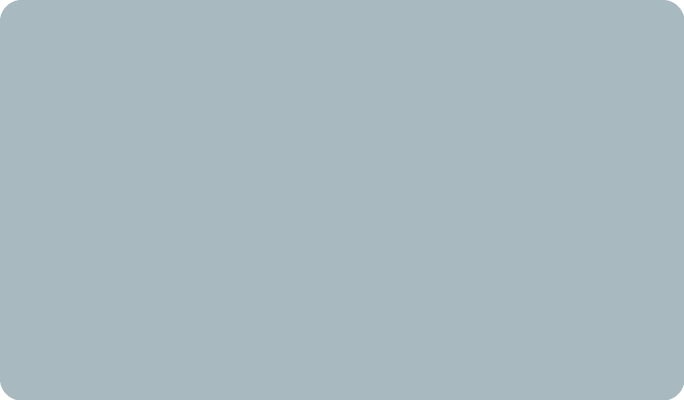
#> input picture art/ui/inventory/window_shadow.png, 1368 x 800 px, found by its file name (shown at 1/2 size); its folder holds 8 pictures in this run
$ python mockup_inventory.py out.png
#> lines starting #> are read from the running program, lines starting #| are printed output that depends on the picture
"""Compose a rough mock-up of the themed Inventory (for review only)."""
import os, sys
from PIL import Image, ImageDraw, ImageFont
D = os.path.join(os.path.dirname(os.path.abspath(__file__)), "inventory")
W, H = 1368, 800
scene = Image.new("RGBA", (W + 160, H + 160), (110, 170, 90, 255))
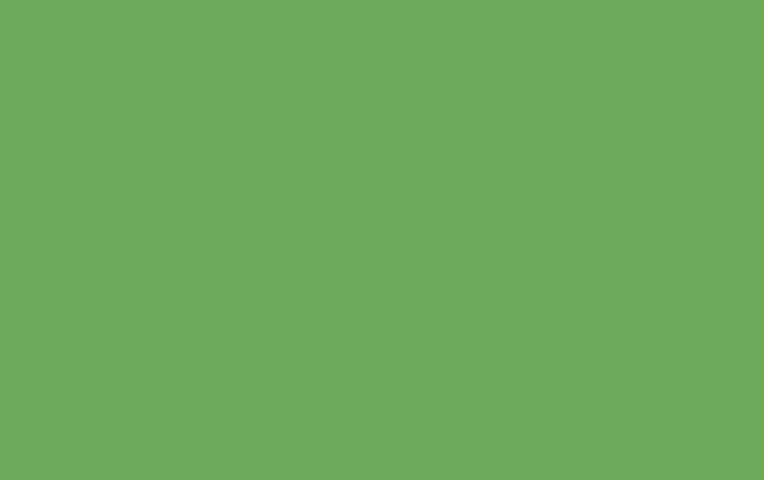
#> scene: PIL image 1528x960 RGBA (shown at 1/2 size); mean R, G, B, A 110, 170, 90, 255
ImageDraw.Draw(scene).rectangle([0, (H + 160) // 2, W + 160, H + 160], fill=(200, 196, 190, 255))
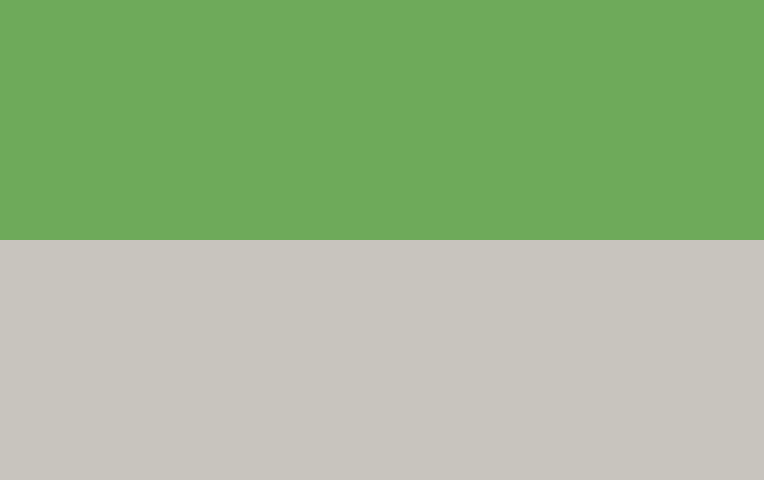
#> scene: PIL image 1528x960 RGBA (shown at 1/2 size); mean R, G, B, A 155, 183, 140, 255
def put(name, box):
#> called with name = 'window_shadow.png', box = (-76, -44, 1444, 844)
    x0, y0, x1, y1 = [int(v) for v in box]
    im = Image.open(os.path.join(D, name)).resize((x1 - x0, y1 - y0), Image.LANCZOS)
    scene.alpha_composite(im, (x0 + 80, y0 + 80))
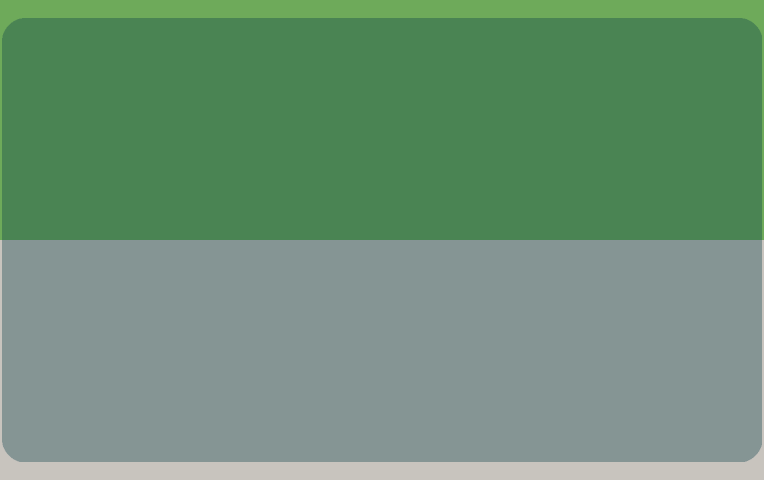
#> scene: PIL image 1528x960 RGBA (shown at 1/2 size); mean R, G, B, A 107.7, 143.9, 117.5, 255
put("window_shadow.png", (-76, -44, W + 76, H + 44))
put("window_bg.png", (0, 0, W, H))
#> call 2 of put, with name = 'window_bg.png', box = (0, 0, 1368, 800)
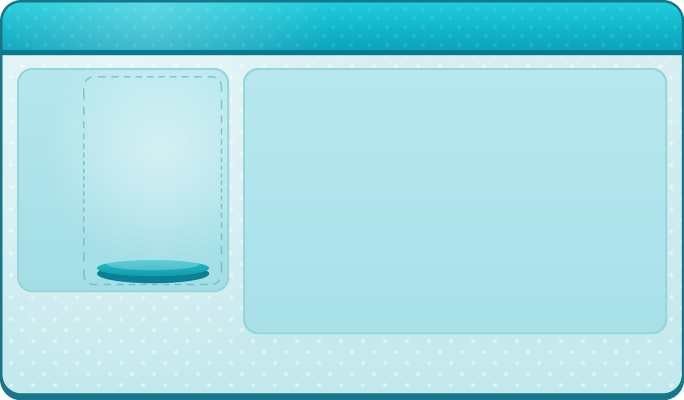
#> input picture art/ui/inventory/window_bg.png, 1368 x 800 px, found by its file name (shown at 1/2 size)
#> in put, im is the input picture: PIL image 1368x800 RGBA; mean R, G, B, A 159.2, 219.9, 228.2, 254
#> in put (call 2), `scene.alpha_composite(im, (x0 + 80, y0 + 80))`:
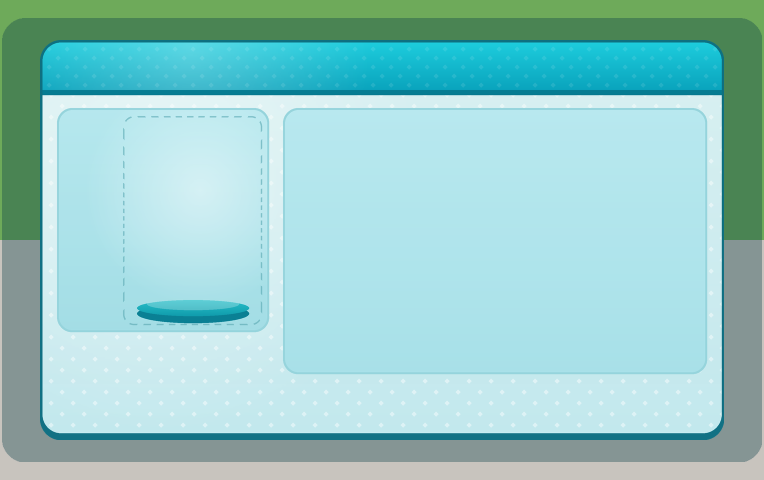
#> scene: PIL image 1528x960 RGBA (shown at 1/2 size); mean R, G, B, A 149.4, 203.3, 201.6, 255
# top bar
put("btn_blue.png", (W * 0.405, 100 * 0.17, W * 0.595, 100 * 0.83))
#> (the run stopped early here; a loop or call above may not have finished)
